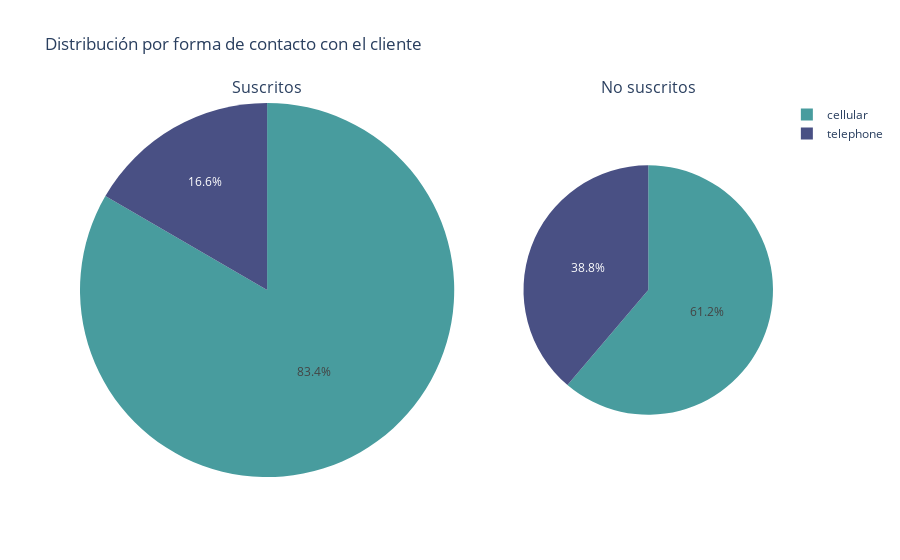

The notebook cell this image was saved under:
### Code cell
fig = make_subplots(
    rows = 1, cols = 2,
    column_widths = [3, 2],
    row_heights = [3],
    specs = [[{"type": "domain"}, {"type": "domain"}]], subplot_titles = ['Suscritos', 'No suscritos'])
fig.add_trace(go.Pie(labels = ['cellular','telephone'],
						 values = df_contact_yes['id'],
             name ='contact',marker_colors = ['#489C9E','#495084'],
             ),
             row = 1, col = 1)
fig.add_trace(go.Pie(labels = ['cellular','telephone'],
						 values = df_contact_no['id'],
             name = 'contact', marker_colors = ['#489C9E','#495084'],
             ),
             row = 1, col = 2)
fig.update_layout(title_text = 'Distribución por forma de contacto con el cliente')

### Figure 1 — Plotly figure (JSON) as saved in the notebook; plotly's stock layout.template omitted (floating-point values rounded to 4 significant figures)
{"data": [{"domain": {"x": [0, 0.54], "y": [0, 1]}, "labels": ["cellular", "telephone"], "marker": {"colors": ["#489C9E", "#495084"]}, "name": "contact", "type": "pie", "values": [4039, 805]}, {"domain": {"x": [0.64, 1], "y": [0, 1]}, "labels": ["cellular", "telephone"], "marker": {"colors": ["#489C9E", "#495084"]}, "name": "contact", "type": "pie", "values": [23357, 14799]}], "layout": {"annotations": [{"font": {"size": 16}, "showarrow": false, "text": "Suscritos", "x": 0.27, "xanchor": "center", "xref": "paper", "y": 1, "yanchor": "bottom", "yref": "paper"}, {"font": {"size": 16}, "showarrow": false, "text": "No suscritos", "x": 0.82, "xanchor": "center", "xref": "paper", "y": 1, "yanchor": "bottom", "yref": "paper"}], "title": {"text": "Distribución por forma de contacto con el cliente"}}}
